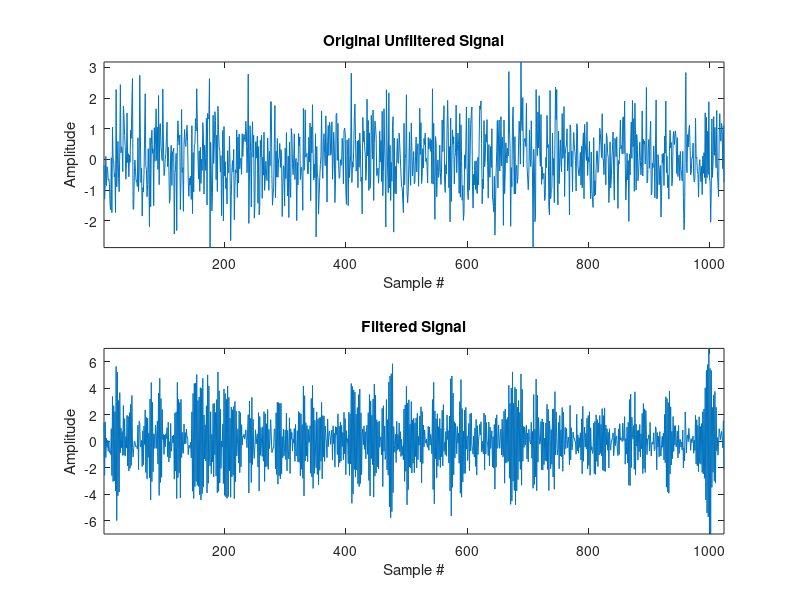

Here is the MATLAB script that generated this plot: (Note: this script raises an error after producing the figure.)
clc;
clear all;

figure(1)
x=randn(1064,1);
y=filter([1],[1 0.9],x);
y=y(41:1064);
x=x(41:1064);
subplot(2,1,1)
plot(x)
xlabel('Sample #')
ylabel('Amplitude')
axis tight;
str = sprintf('Original Unfiltered Signal');
title(str);
subplot(2,1,2)
plot(y)
xlabel('Sample #')
ylabel('Amplitude')
axis tight;
str = sprintf('Filtered Signal');
title(str);
[h,w]=freqz([1],[1 0.9],512);
figure(2)
py = pgm(y');
plot(w/(2*pi),abs(h).^2); hold on;
plot(w/(2*pi),py(1:512),'r');hold off;
legend('Ideal PSD','Periodogram of Y (i.e. estimated PSD)')
xlabel('Normalized Frequency (rad)')
ylabel('Amplitude')
axis tight;
grid on;
str = sprintf('PSD of filter');
title(str);
%% plot estimate
corry = xcorr(y,'unbiased');
%calculate a and sigma
a1 = -corry(2)/corry(1);
sigma_x = corry(1)+a1*corry(2);
%sigma_x = var(x); %alternative to line above
figure(3);
%get the data
[h,w]=freqz(sigma_x,[1 a1],512);
%plot estimate with model
plot(w/(2*pi),abs(h).^2); hold on;
plot(w/(2*pi),py(1:512),'r');hold off;
legend('Estimated','Periodogram of Y (i.e. estimated PSD)')
xlabel('Normalized Frequency (rad)')
ylabel('Amplitude')
axis tight;
grid on;
str = sprintf('Estimated PSD of AR(1)\n \\sigma_x = %f a_1=%f',abs(sigma_x),a1);
title(str);
% [a,b]=pgm(x((i-1)*128+1:128*i)');
% %filtfilt(0.2*[1 1 1 1 1],1,a);
% plot(a)
% axis tight;
% str = sprintf('Periodogram of AWGN for N=%d to %d',(i-1)*128+1,128*i);
% title(str);